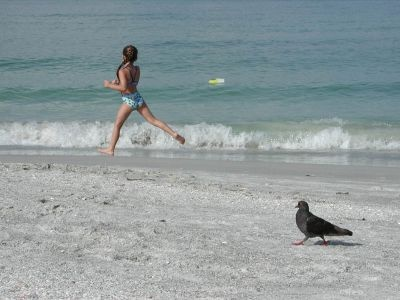
#> input picture test_data/destructive_remove/1/target.jpg, 400 x 300 px
$ python -i seam_carving.py   (imports and definitions only)   (older library calls are emulated)
#> lines starting #> are read from the running program, lines starting #| are printed output that depends on the picture; after the words box and inside, x2 and y2 are one past the last pixel; in counts of white or black regions, pixels touching at a corner belong together
#> further down, picture is the input picture: shape (300, 400, 3); mean B, G, R 158.2, 156.4, 145.2
import cv2
import numpy as np
import matplotlib.pyplot as plt
import os
import imageio.v2 as imageio

# TODO: Remove this function
# just for debugging
# [113 lines left out: functions make_gif, remove_seams, _remove_single_seam, not called in this run]

def add_seams(img, num_seams=1, protect_mask=None, forward=False):
    """Main function to add seams to enlarge an image."""
#> called with num_seams = 1, forward = False
    orig_img = img.copy().astype(np.float64)
    H, W = orig_img.shape[:2]
#> H = 300; W = 400
    C = orig_img.shape[2] if len(orig_img.shape) == 3 else 1
#> C = 3

    # Prepare a mask for removed seams
    removed_seams_mask = np.zeros((H, W), dtype=np.float64)

    # Temporary copies for seam removal
    tmp_img = img.copy()
    tmp_mask = protect_mask.copy() if protect_mask is not None else np.zeros((H, W), dtype=np.float64)
    tmp_idx_map = np.tile(np.arange(W), (H, 1))

    # Array to store the removed seams. Each seam is (H,2): (row, original_col)
    removed_seams = np.empty((num_seams, H, 2), dtype=np.int64)

    # Identify all seams to be inserted
    for i in range(num_seams):
        cum_energy_map, backtrack_map = _cum_energy(tmp_img, protect_mask=tmp_mask, forward=forward)
        coords_path = _get_min_path(backtrack_map, cum_energy_map)

        # Map coords_path to original indices BEFORE removing the path
        updated_path = coords_path.copy()
        updated_path[:, 1] = tmp_idx_map[coords_path[:, 0], coords_path[:, 1]]

        # Now remove the path from tmp_img and update tmp_idx_map
        new_imgs = _remove_path_from_imgs(
            imgs=[tmp_img, tmp_mask, tmp_idx_map],
            path=coords_path,
        )

        # Update references
        tmp_img = new_imgs[0]
        tmp_mask = new_imgs[1]
        tmp_idx_map = new_imgs[2]

        # Update other references
        removed_seams[i] = updated_path
        removed_seams_mask[updated_path[:, 0], updated_path[:, 1]] = 1
#> this loop made 1 pass
#> pass 1, in _backward_energy, `energy = _compute_grad(img)`:
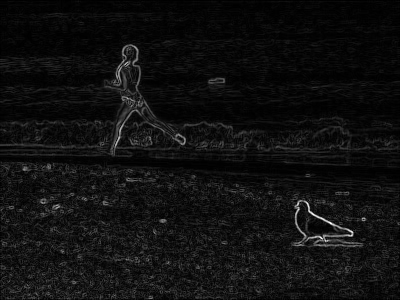
#> energy: shape (300, 400) float64; min 0, max 1, mean 0.0636
#> pass 1, in add_seams, `cum_energy_map, backtrack_map = _cum_energy(tmp_img, protect_mask=tmp_..`:
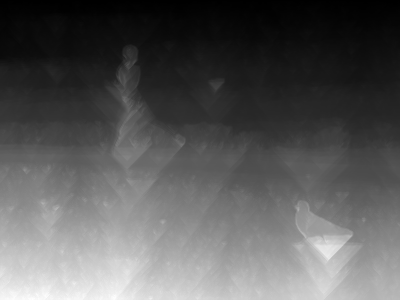
#> cum_energy_map: shape (300, 400) float64; min 0, max 10.49, mean 3.7; drawn with min black and max white
#> pass 1, in add_seams, `cum_energy_map, backtrack_map = _cum_energy(tmp_img, protect_mask=tmp_..`:
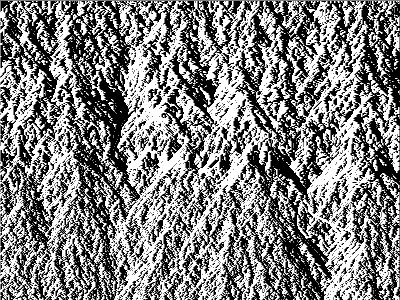
#> backtrack_map: shape (300, 400) int32; min -1, max 1, mean 0.0165; drawn with min black and max white
#> after the loop:
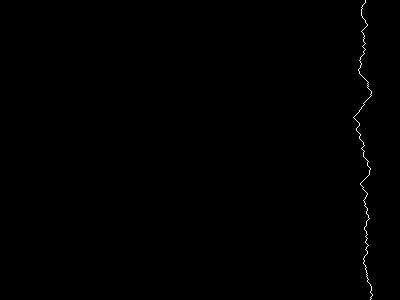
#> removed_seams_mask: shape (300, 400) float64; values 0 (black) and 1 (white), 0.25% white in thin lines or dots, all inside (x1, y1, x2, y2) = (353, 0, 373, 300)
#> after the loop, removed_seams = 300 pairs, first value 0 to 299, second value 353 to 372

    # Build the final image by inserting seams
    final_width = W + num_seams
#> final_width = 401
    final_img = np.zeros((H, final_width, C), dtype=np.float64)

    # For each row, determine the columns where seams were removed
    # and then re-insert them by duplicating pixels
    for h in range(H):
        # Collect all seam column indices for this row
        # These are the original columns where seams were removed
        seam_cols = []
        for i in range(num_seams):
            seam_cols.append(removed_seams[i, h, 1])
        seam_cols = sorted(seam_cols)

        # We'll rebuild this row
        row_buffer = np.zeros((final_width, C), dtype=np.float64)

        # Indices to track insertion
        original_col_idx = 0
        final_col_idx = 0
        seam_idx = 0  # which seam index we are currently inserting

        while original_col_idx < W:
            # Copy original pixel to final image
            row_buffer[final_col_idx, :] = orig_img[h, original_col_idx, :]

            # Check if the next seam to insert is at this column
            if seam_idx < len(seam_cols) and seam_cols[seam_idx] == original_col_idx:
                # We need to insert a pixel right after this column
                # Average between current pixel and the next one (or handle boundary)
                if original_col_idx < W - 1:
                    new_val = (orig_img[h, original_col_idx, :] + orig_img[h, original_col_idx + 1, :]) / 2.0
                else:
                    # At the right boundary, average with the previous pixel
                    # This case usually doesn't happen with seam insertion, but just in case:
                    new_val = (orig_img[h, original_col_idx, :] + orig_img[h, original_col_idx - 1, :]) / 2.0

                final_col_idx += 1
                row_buffer[final_col_idx, :] = new_val
                seam_idx += 1

            original_col_idx += 1
            final_col_idx += 1

        final_img[h, :, :] = row_buffer

    return final_img.astype(np.uint8), tmp_mask

def _compute_grad(img):
    """Computes gradient energy across all color channels and sums them.

    Parameters:
        img: Input image, can be grayscale or color.

    Returns:
        energy: Normalized gradient energy map of the image.
    """
    # Check if the image is grayscale
    if len(img.shape) == 2:
        # Compute gradient energy for a grayscale image
        grad_x = cv2.Sobel(img, cv2.CV_64F, 1, 0, ksize=3)
        grad_y = cv2.Sobel(img, cv2.CV_64F, 0, 1, ksize=3)
        return np.abs(grad_x) + np.abs(grad_y)

    # Initialize energy map for a color image
    energy = np.zeros(img.shape[:2], dtype=np.float64)

    # Compute gradient energy for each color channel and sum them
    for channel in range(img.shape[2]):
        grad_x = cv2.Sobel(img[:, :, channel], cv2.CV_64F, 1, 0, ksize=3)
        grad_y = cv2.Sobel(img[:, :, channel], cv2.CV_64F, 0, 1, ksize=3)
        energy += np.abs(grad_x) + np.abs(grad_y)

    # Normalize the energy map to the range [0, 1]
    min_energy = np.min(energy)
    max_energy = np.max(energy)
    energy = (energy - min_energy) / (max_energy - min_energy)

    return energy

def _cum_energy(img, protect_mask=None, remove_mask=None, forward=True):
    """Computes cumulative energy matrix"""
    if not forward:
        return _backward_energy(img, protect_mask, remove_mask)
    return _forward_energy(img, protect_mask, remove_mask)

def _backward_energy(img, protect_mask, remove_mask):
    """Helper function for backward energy computation.

    Parameters:
        img: Input image for which the energy map is computed.
        protect_mask: Mask indicating areas to protect from seam removal.
        remove_mask: Mask indicating areas to prioritize for seam removal.

    Returns:
        cum_energy_map: Cumulative energy map.
        backtrack_map: Map used to backtrack the minimum energy seam.
    """
    # Compute the gradient energy of the image
    energy = _compute_grad(img)

    # Initialize dimensions and cumulative energy map
    H, W = energy.shape
    cum_energy_map = energy.copy()
    backtrack_map = np.empty((H, W), dtype=np.int32)

    # Get the factor
    factor = _get_factor()

    # Apply protect mask to the energy map
    if protect_mask is not None:
        protect_mask = np.where(protect_mask > 0, factor, protect_mask)
        cum_energy_map += protect_mask
    # Apply remove mask to the energy map
    if remove_mask is not None:
        remove_mask = np.where(remove_mask > 0, -factor * 1e2, remove_mask)
        cum_energy_map += remove_mask

    # Compute cumulative energy and backtrack map
    for i in range(1, H):
        # Pad the previous row to handle edge cases
        prev_row = np.pad(cum_energy_map[i - 1], (1, 1), mode='constant', constant_values=np.inf)
        left = prev_row[:-2]
        center = prev_row[1:-1]
        right = prev_row[2:]

        # Stack left, center, and right for comparison
        lcr = np.array([left, center, right])

        # Determine the minimum energy path
        min_choices = np.argmin(lcr, axis=0)  # 0 = left, 1 = center, 2 = right
        backtrack_map[i] = min_choices - 1

        # Update the cumulative energy map
        cum_energy_map[i] += np.choose(min_choices, lcr)

    return cum_energy_map, backtrack_map

# [68 lines left out: function _forward_energy, not called in this run]


def _remove_path_from_imgs(imgs, path):
    """Removes a seam path from image and associated masks.

    Parameters:
        imgs: List of images and masks from which the seam path is to be removed.
        path: Coordinates of the seam path to be removed.

    Returns:
        new_imgs: List of images and masks after seam removal.
    """
    # Initialize new images with one less column for each image
    new_imgs = []
    for img in imgs:
        if img is not None:
            H, W = img.shape[:2]
            if len(img.shape) == 3:
                new_img = np.zeros((H, W - 1, img.shape[2]), dtype=img.dtype)
            else:
                new_img = np.zeros((H, W - 1), dtype=img.dtype)
            new_imgs.append(new_img)
        else:
            new_imgs.append(None)

    # Iterate over each coordinate in the path
    for y, x in path:
        for i, img in enumerate(imgs):
            if img is not None:
                # Handle multi-channel and single-channel images
                if len(img.shape) == 3:
                    new_imgs[i][y, :x, :] = img[y, :x, :]
                    new_imgs[i][y, x:, :] = img[y, x+1:, :]
                else:
                    new_imgs[i][y, :x] = img[y, :x]
                    new_imgs[i][y, x:] = img[y, x+1:]

    return new_imgs

def _get_min_path(backtrack_map, cum_energy_map):
    """Finds the minimum energy seam path.

    Parameters:
        backtrack_map: Map used to backtrack the minimum energy seam.
        cum_energy_map: Cumulative energy map.

    Returns:
        path: Coordinates of the minimum energy seam path.
    """
    # Get the dimensions of the backtrack map
    H, W = backtrack_map.shape

    # Initialize the path array to store seam coordinates
    path = np.empty((H, 2), dtype=np.int64)

    # Start from the position with the minimum energy in the last row
    x = cum_energy_map[-1].argmin()

    # Backtrack from the bottom to the top of the image
    for i in range(H - 1, -1, -1):
        # Store the current position in the path
        path[i] = (i, x)

        # Update x to the next position in the seam path
        x += backtrack_map[i, x]

        # Ensure x stays within image bounds
        x = max(0, min(W - 1, x))

    return path

# [104 lines left out: functions _get_masked_obj_dimensions, _compute_rotation_decision, remove_object, not called in this run]

def _get_factor():
    return 1e4

>>> import cv2
>>> picture = cv2.imread('../../../test_data/destructive_remove/1/target.jpg')
>>> result = add_seams(picture)
